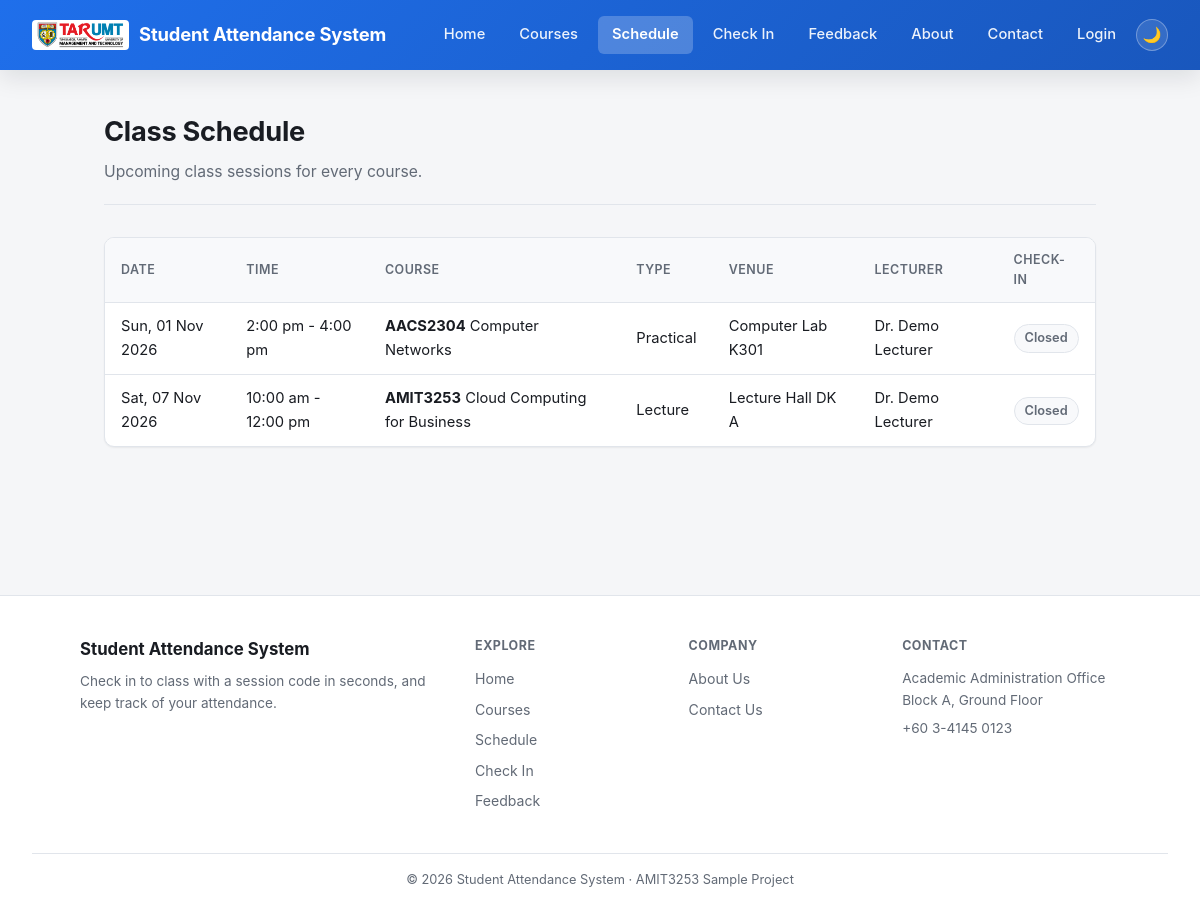
Page /schedule.php on the committed database.
### tables this page shows
CREATE TABLE class_sessions (
  id INT AUTO_INCREMENT PRIMARY KEY,
  course_id INT NOT NULL,
  session_date DATE NOT NULL,
  start_time TIME NOT NULL,
  end_time TIME NOT NULL,
  venue VARCHAR(100) NOT NULL,
  class_type ENUM('Lecture', 'Tutorial', 'Practical') NOT NULL DEFAULT 'Lecture',
  check_in_code CHAR(6) NULL,
   
   
   
  open_until DATETIME NULL,
  created_at TIMESTAMP DEFAULT CURRENT_TIMESTAMP,
  INDEX idx_code (check_in_code),
  FOREIGN KEY (course_id) REFERENCES courses(id)
);

CREATE TABLE courses (
  id INT AUTO_INCREMENT PRIMARY KEY,
  code VARCHAR(20) NOT NULL UNIQUE,
  name VARCHAR(150) NOT NULL,
  lecturer_id INT NULL,
  image_url VARCHAR(500) NULL,
  FOREIGN KEY (lecturer_id) REFERENCES users(id)
);

CREATE TABLE users (
  id INT AUTO_INCREMENT PRIMARY KEY,
  name VARCHAR(100) NOT NULL,
  email VARCHAR(150) NOT NULL UNIQUE,
  password_hash VARCHAR(255) NOT NULL,
  id_number VARCHAR(20) NULL,
  faculty VARCHAR(150) NULL,
  date_of_birth DATE NULL,
  role ENUM('student', 'lecturer') NOT NULL DEFAULT 'student',
  is_admin TINYINT(1) NOT NULL DEFAULT 0,
  created_at TIMESTAMP DEFAULT CURRENT_TIMESTAMP
);

### auth.php (called while the page is built, shortened)
<?php
function current_user_id() {
    return $_SESSION['user_id'] ?? null;
}

### helpers.php (called while the page is built, shortened)
<?php
function session_is_open($session) {
    return !empty($session['open_until']) && strtotime($session['open_until']) > time();
}
function format_time_range($start, $end) {
    return date('g:i a', strtotime($start)) . ' - ' . date('g:i a', strtotime($end));
}

### schedule.php (the view, shortened to what this page needs)
<?php
require 'config.php';
require 'auth.php';
require 'helpers.php';
$uid = current_user_id();
$sql = '
    SELECT s.*, c.code, c.name AS course_name, u.name AS lecturer_name
    FROM class_sessions s
    JOIN courses c ON c.id = s.course_id
    LEFT JOIN users u ON u.id = c.lecturer_id
';
if ($uid && current_user_is_lecturer()) {
    $stmt = $conn->prepare($sql . ' WHERE s.session_date >= CURDATE() AND c.lecturer_id = ? ORDER BY s.session_date, s.start_time');
    $stmt->bind_param('i', $uid);
    $scope = 'the courses you teach';
} elseif ($uid && !current_user_is_admin()) {
    $stmt = $conn->prepare($sql . ' JOIN enrolments e ON e.course_id = s.course_id AND e.user_id = ? WHERE s.session_date >= CURDATE() ORDER BY s.session_date, s.start_time');
    $stmt->bind_param('i', $uid);
    $scope = 'the courses you are enrolled in';
} else {
    $stmt = $conn->prepare($sql . ' WHERE s.session_date >= CURDATE() ORDER BY s.session_date, s.start_time');
    $scope = 'every course';
}
$stmt->execute();
$sessions = $stmt->get_result()->fetch_all(MYSQLI_ASSOC);
require 'partials/header.php';
?>
<div class="page-header">
<h1>Class Schedule</h1>
<p>Upcoming class sessions for <?= htmlspecialchars($scope) ?>.</p>
</div>
<?php if (empty($sessions)): ?>
<div class="empty-state">
<div class="empty-state-icon">&#128197;</div>
<p>No upcoming sessions scheduled.</p>
</div>
<?php else: ?>
<table>
<tr><th>Date</th><th>Time</th><th>Course</th><th>Type</th><th>Venue</th><th>Lecturer</th><th>Check-In</th></tr>
<?php foreach ($sessions as $s): ?>
<tr>
<td><?= htmlspecialchars(date('D, d M Y', strtotime($s['session_date']))) ?></td>
<td><?= htmlspecialchars(format_time_range($s['start_time'], $s['end_time'])) ?></td>
<td><strong><?= htmlspecialchars($s['code']) ?></strong> <?= htmlspecialchars($s['course_name']) ?></td>
<td><?= htmlspecialchars($s['class_type']) ?></td>
<td><?= htmlspecialchars($s['venue']) ?></td>
<td><?= htmlspecialchars($s['lecturer_name'] ?? '-') ?></td>
<td><?= session_is_open($s) ? '<span class="badge badge-success">Open now</span>' : '<span class="badge badge-neutral">Closed</span>' ?></td>
</tr>
<?php endforeach; ?>
</table>
<?php endif; ?>
<?php require 'partials/footer.php'; ?>

### partials/header.php (shortened to what this page needs)
<?php
$loggedIn = current_user_id() !== null;
$currentPage = basename($_SERVER['PHP_SELF']);
function nav_active($page, $current) {
    return $page === $current ? ' active' : '';
}
?>
<!DOCTYPE html>
<html>
<head>
<link rel="stylesheet" href="style.css?v=<?= @filemtime(__DIR__ . '/../style.css') ?>">
</head>
<body>
<nav class="navbar">
<a class="brand" href="index.php"><img src="assets/tarumt-logo.png" alt="TAR UMT" class="brand-logo">Student Attendance System</a>
<div class="nav-links">
<a href="index.php" class="<?= trim(nav_active('index.php', $currentPage)) ?>">Home</a>
<a href="courses.php" class="<?= trim(nav_active('courses.php', $currentPage)) ?>">Courses</a>
<a href="schedule.php" class="<?= trim(nav_active('schedule.php', $currentPage)) ?>">Schedule</a>
<a href="checkin.php" class="<?= trim(nav_active('checkin.php', $currentPage)) ?>">Check In</a>
<a href="feedback.php" class="<?= trim(nav_active('feedback.php', $currentPage)) ?>">Feedback</a>
<a href="about.php" class="<?= trim(nav_active('about.php', $currentPage)) ?>">About</a>
<a href="contact.php" class="<?= trim(nav_active('contact.php', $currentPage)) ?>">Contact</a>
<?php if ($loggedIn): ?>
<div class="user-menu">
<button type="button" class="nav-user user-menu-trigger" aria-haspopup="true" aria-expanded="false">
<span class="user-avatar"><?= htmlspecialchars(mb_strtoupper(mb_substr(current_user_name(), 0, 1))) ?></span> Hi, <?= htmlspecialchars(current_user_name()) ?>
</button>
<div class="user-menu-dropdown">
<?php if (current_user_is_lecturer()): ?>
<a href="sessions.php">My Sessions</a>
<?php else: ?>
<a href="my_attendance.php">My Attendance</a>
<?php endif; ?>
<a href="account.php">My Account</a>
<a href="logout.php">Logout</a>
</div>
</div>
<?php else: ?>
<a href="login.php">Login</a>
<?php endif; ?>
<button id="theme-toggle" class="theme-toggle" type="button" aria-label="Toggle dark mode">&#9728;</button>
</div>
</nav>
<main class="container">

### partials/footer.php (shortened to what this page needs)
</main>
<footer class="site-footer">
<div class="footer-grid">
<div class="footer-brand">
<div class="footer-brand-name">Student Attendance System</div>
<p>Check in to class with a session code in seconds, and keep track of your attendance.</p>
</div>
<div class="footer-links">
<h4>Explore</h4>
<a href="index.php">Home</a>
<a href="courses.php">Courses</a>
<a href="schedule.php">Schedule</a>
<a href="checkin.php">Check In</a>
<a href="feedback.php">Feedback</a>
</div>
<div class="footer-links">
<h4>Company</h4>
<a href="about.php">About Us</a>
<a href="contact.php">Contact Us</a>
</div>
<div class="footer-links">
<h4>Contact</h4>
<p>Academic Administration Office<br>Block A, Ground Floor</p>
<p>+60 3-4145 0123</p>
</div>
</div>
<div class="footer-bottom">
<p>&copy; <?= date('Y') ?> Student Attendance System &middot; AMIT3253 Sample Project</p>
</div>
</footer>
</body>
</html>

### style.css (style rules this page uses)
:root { color-scheme: light; --accent: #1f6feb; --accent-dark: #1957bd; --accent-soft: #eaf1fe; --bg: #f5f6f8; --surface: #ffffff; --surface-alt: #f8f9fb; --text: #191c22; --text-muted: #626a76; --border: #e1e5eb; --danger: #c0392b; --danger-dark: #a5301f; --danger-soft: #fceceb; --success: #1e8449; --success-soft: #eafaf1; --radius-sm: 6px; --radius-md: 10px; --radius-lg: 16px; --shadow-sm: 0 1px 2px rgba(10, 15, 25, 0.06); --shadow-md: 0 8px 24px rgba(10, 15, 25, 0.10); }
* { box-sizing: border-box; }
body { font-family: -apple-system, BlinkMacSystemFont, "Segoe UI", Roboto, Helvetica, Arial, sans-serif; margin: 0; background: var(--bg); color: var(--text); line-height: 1.6; -webkit-font-smoothing: antialiased; }
.navbar { display: flex; justify-content: space-between; align-items: center; background: linear-gradient(135deg, var(--accent), var(--accent-dark)); color: #fff; padding: 16px 32px; flex-wrap: wrap; gap: 12px; box-shadow: var(--shadow-md); position: sticky; top: 0; z-index: 10; }
.navbar .brand { display: inline-flex; align-items: center; gap: 10px; color: #fff; font-weight: 700; font-size: 1.15rem; letter-spacing: -0.01em; text-decoration: none; }
.brand-logo { height: 30px; width: auto; display: block; background: #fff; border-radius: 4px; padding: 2px 4px; }
.nav-links { display: flex; align-items: center; gap: 6px; }
.nav-links a { color: rgba(255,255,255,0.92); text-decoration: none; padding: 7px 14px; border-radius: var(--radius-sm); font-size: 0.92rem; font-weight: 500; transition: background 0.15s ease, color 0.15s ease; }
.nav-links a.active { background: rgba(255,255,255,0.22); color: #fff; font-weight: 600; }
.theme-toggle { background: rgba(255,255,255,0.12); border: 1px solid rgba(255,255,255,0.3); color: #fff; width: 32px; height: 32px; padding: 0; border-radius: 50%; display: inline-flex; align-items: center; justify-content: center; font-size: 0.95rem; cursor: pointer; }
.container { max-width: 1040px; margin: 0 auto; padding: 40px 24px 64px; }
h1 { font-size: 1.7rem; font-weight: 700; letter-spacing: -0.01em; }
table { border-collapse: separate; border-spacing: 0; width: 100%; margin-bottom: 36px; background: var(--surface); border-radius: var(--radius-md); overflow: hidden; border: 1px solid var(--border); box-shadow: var(--shadow-sm); }
th, td { padding: 12px 16px; text-align: left; font-size: 0.92rem; }
th { background: var(--surface-alt); color: var(--text-muted); font-weight: 600; font-size: 0.78rem; text-transform: uppercase; letter-spacing: 0.04em; border-bottom: 1px solid var(--border); }
td { border-bottom: 1px solid var(--border); color: var(--text); }
tr:last-child td { border-bottom: none; }
.btn, button { display: inline-flex; align-items: center; gap: 6px; padding: 10px 18px; background: var(--accent); color: #fff; border: 1px solid transparent; border-radius: var(--radius-sm); cursor: pointer; text-decoration: none; font-size: 0.92rem; font-weight: 600; font-family: inherit; transition: background 0.15s ease; }
.site-footer { background: var(--surface); border-top: 1px solid var(--border); margin-top: 48px; padding: 40px 32px 0; }
.footer-grid { max-width: 1040px; margin: 0 auto; display: grid; grid-template-columns: 2fr 1fr 1fr 1.2fr; gap: 32px; padding-bottom: 32px; }
.footer-brand-name { font-weight: 700; font-size: 1.05rem; color: var(--text); margin-bottom: 8px; }
.footer-brand p, .footer-links p { color: var(--text-muted); font-size: 0.85rem; margin: 0 0 6px; }
.footer-links h4 { margin: 0 0 12px; font-size: 0.78rem; font-weight: 700; text-transform: uppercase; letter-spacing: 0.04em; color: var(--text-muted); }
.footer-links a { display: block; color: var(--text-muted); text-decoration: none; font-size: 0.88rem; margin-bottom: 8px; }
.footer-bottom { border-top: 1px solid var(--border); padding: 16px 0; text-align: center; color: var(--text-muted); font-size: 0.8rem; }
.footer-bottom p { margin: 0; }
a { color: var(--accent); }
.page-header { margin-bottom: 32px; padding-bottom: 20px; border-bottom: 1px solid var(--border); }
.page-header h1 { margin: 0 0 6px; }
.page-header p { margin: 0; color: var(--text-muted); font-size: 0.98rem; }
.badge { display: inline-flex; align-items: center; gap: 5px; padding: 3px 10px; border-radius: 999px; font-size: 0.8rem; font-weight: 600; white-space: nowrap; }
.badge-neutral { background: var(--surface-alt); color: var(--text-muted); border: 1px solid var(--border); }

### rows in the picture
class_sessions: session_date "Sun, 01 Nov 2026", format_time_range($s['start_time'], $s['end_time']) "2:00 pm - 4:00 pm", course.code "AACS2304", course.name "Computer Networks", class_type "Practical", venue "Computer Lab K301", users.name "Dr. Demo Lecturer", shows "Closed"
class_sessions: session_date "Sat, 07 Nov 2026", format_time_range($s['start_time'], $s['end_time']) "10:00 am - 12:00 pm", course.code "AMIT3253", course.name "Cloud Computing for Business", class_type "Lecture", venue "Lecture Hall DK A", users.name "Dr. Demo Lecturer", shows "Closed"

### other values in the picture
$scope "every course"
